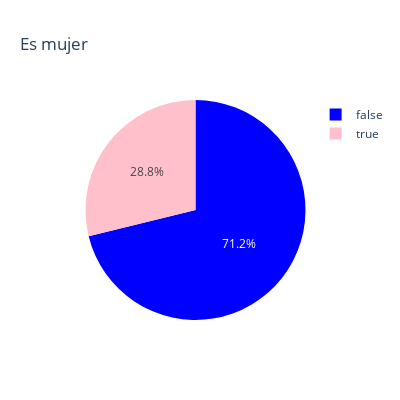

The code cell stored with this chart in its notebook:
### Markdown cell above
## Users

### Code cell
px.pie(
    pd.DataFrame(users.is_female.value_counts().sort_index()).reset_index(),
    title="Es mujer",
    names="index",
    values="is_female",
    color_discrete_sequence=["blue", "pink"],
    height=400, width=400
)

### Figure 1 — Plotly figure (JSON) as saved in the notebook; plotly's stock layout.template omitted (floating-point values rounded to 4 significant figures)
{"data": [{"domain": {"x": [0, 1], "y": [0, 1]}, "hovertemplate": "index=%{label}<br>is_female=%{value}<extra></extra>", "labels": [false, true], "legendgroup": "", "name": "", "showlegend": true, "type": "pie", "values": [536, 217]}], "layout": {"height": 400, "legend": {"tracegroupgap": 0}, "piecolorway": ["blue", "pink"], "title": {"text": "Es mujer"}, "width": 400}}
